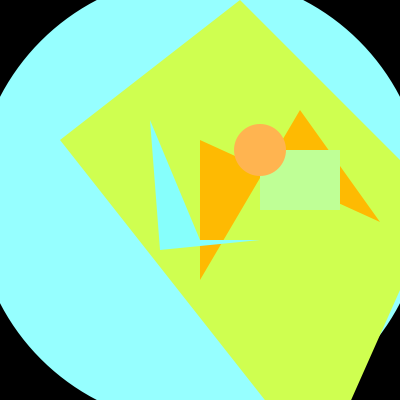
Frame 1 (no input)
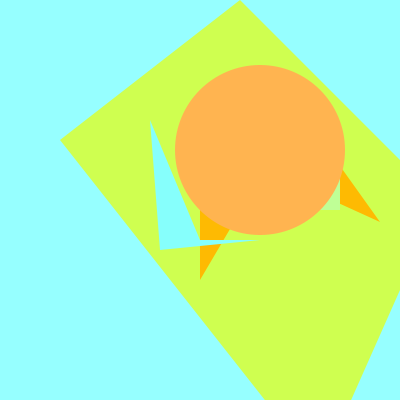
Frame 60 (the mouse pressed at the canvas centre just before this capture)
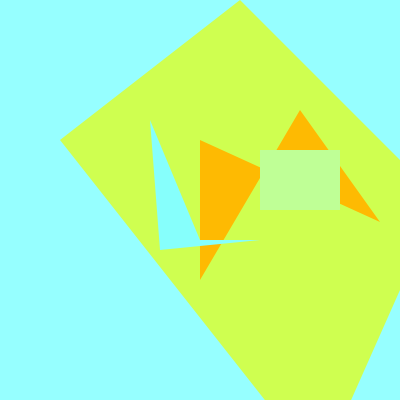
Frame 120 (the mouse held since frame 60 and released just before this capture)

The Processing sketch that drew these frames (run headless with seeded random() and noise(); from frame 60 on, the mouse is pressed at the canvas centre):

// Processing sketch: processing_16560
// ── processing_16560.pde

int x= 250;  
int y = 250;  
int radius=25; 
   
void setup(){  
 size(400,400);   
  background(250);   
 smooth();  
}  
       
void draw(){  
noStroke();  
      
  float mapColorR = map(mouseX, 0, 330, 0, 366);  
  float mapColorG = map(mouseY, 0, width, 0,360);  
  fill(mapColorR, mapColorG, 0);  
  rect(0, 0, width, height);  
   
   
fill(150,257,369);  
ellipse(200,200,450,450);  
   
noFill();  
strokeWeight(5);  
fill(264);  
quad(330,0,0,160,260,400,550,240);  
fill(207,264,80);  
quad(240,0,60,140,320,470,440,200);  
   
fill(254,186,2);  
quad(200,140,380,222,300,110,200,280);  
   
fill(134,269,252);  
beginShape();  
vertex(150, 120);  
vertex(200, 240);  
vertex(260,240);  
vertex(160, 250);  
endShape();  
   
int x =260;  
int y =150;  
int w =80;  
int h =60;  
   
if((mouseX > x) && (mouseX < x + w) && (mouseY > y) && (mouseY < y + h)){  
  fill(15,30,150);  
}else{  
  fill(191,313,150);}  
rect(x,y,w,h);  
         
strokeWeight(0);  
  ellipseMode(RADIUS);  
  float check = dist(x,y,mouseX,mouseY);  
  if(check>radius) {  
    fill(400,180,80);  
    radius++;  
  }  
else {
    fill(405);  
  }  
  ellipse(x,y,radius,radius);  
}  
    
void mousePressed() {  
  radius=25;     
 } 
